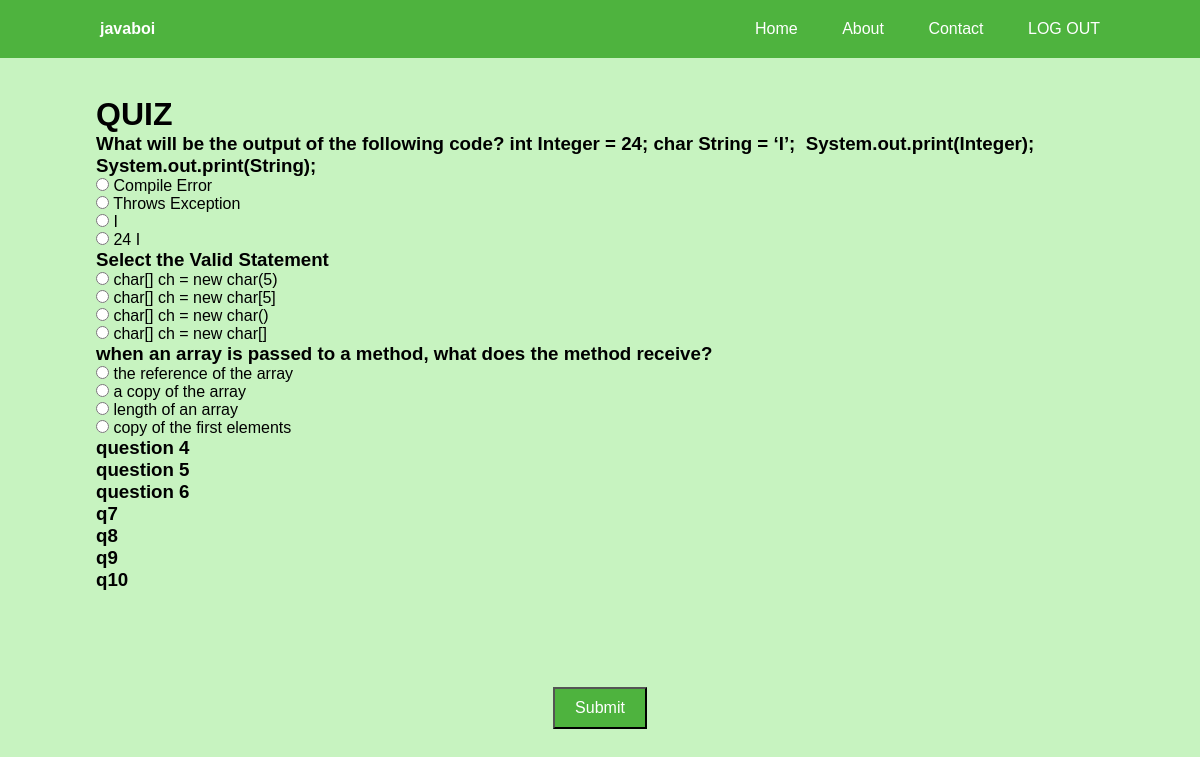
The app's page /quizz.php (signed in) with its own data.
### tables this page shows
CREATE TABLE `quizzes` (
  `question_id` int(11) NOT NULL,
  `quiz_id` int(11) NOT NULL,
  `question_text` text NOT NULL,
  `question_type` enum('multiple_choice','true_false','open_ended') NOT NULL,
  `correct_option` int(11) DEFAULT NULL
);

CREATE TABLE `options` (
  `option_id` int(11) NOT NULL,
  `question_id` int(11) NOT NULL,
  `option_text` text NOT NULL
);

### quizz.php (the view, shortened to what this page needs)
<DOCTYPE html>
<html lang="en">
<head>
<link rel="stylesheet" href="styles3.css">
</head>
<header>
        <h2 class="logo">javaboi</h2>
            <nav class="navigation"> <a href="#">Home</a>
                  <a href="#">About</a>
                  <a href="#">Contact</a>
                  <a href="login.html" class="btnlogout">LOG OUT</a>
             </nav>
   </header>
<body>
 <div class="QUIZ">
    <h1 class="title">QUIZ</h1>
    <form action="quiz_processor.php" method="post">
    <?php
    $db_host = "localhost";
    $db_username = "root";
    $db_password = "";
    $db_name = "javaboi";
    $db_connection = new mysqli($db_host, $db_username, $db_password, $db_name);
    $quiz_query = "SELECT * FROM quizzes LIMIT 10";
    $quiz_result = $db_connection->query($quiz_query);
    while ($quiz_row = $quiz_result->fetch_assoc()) {
        $question_id = $quiz_row['question_id'];
        $question_text = $quiz_row['question_text'];
        $options_query = "SELECT * FROM Options WHERE question_id = $question_id";
        $options_result = $db_connection->query($options_query);
        echo "<h3>$question_text</h3>";
        while ($option_row = $options_result->fetch_assoc()) {
            $option_id = $option_row['option_id'];
            $option_text = $option_row['option_text'];
            echo "<input type='radio' name='answers[$question_id]' value='$option_id'> $option_text<br>";
        }
    }
    ?>
 </div>
 <div style="text-align: center;">
    <input type="submit" value="Submit" style="font-size: 16px; padding: 10px 20px; background: #4EB33E; color:#fff;">
</div>
</body>
</html>

### styles3.css (style rules this page uses)
* { margin: 0; padding: 0; box-sizing: border-box; font-family: 'Poppins', sans-serif; }
header { position: fixed; top: 0; left: 0; width: 100%; padding: 20px 100px; background:#4EB33E; display: flex; justify-content: space-between; align-items: center; z-index: 99; }
.logo { font-size: 1em; color:#fff; user-select: none; }
.navigation a { position: relative; font-size: 1.0em; color:#fff; text-decoration: none; font-weight: 500; margin-left: 40px; }
.navigation a::after { content:''; position: absolute; left: 0; bottom: -6px; width: 100%; height: 3px; background: #fff; border-radius: 5px; transform: scaleX(0); transform-origin: right; transition: transform .5s; }
body { margin: 0; background-color: #C7F3C0; }
.QUIZ { padding: 6em; }

### records on screen
quizzes: question_text "What will be the output of the following code? int Integer = 24; char String = ‘I’; System.out.print(Integer); System.out.print(String);"
options: option_text "Compile Error"
options: option_text "Throws Exception"
options: option_text "I"
options: option_text "24 I"
quizzes: question_text "Select the Valid Statement"
options: option_text "char[] ch = new char(5)"
options: option_text "char[] ch = new char[5]"
options: option_text "char[] ch = new char()"
options: option_text "char[] ch = new char[]"
quizzes: question_text "when an array is passed to a method, what does the method receive?"
options: option_text "the reference of the array"
options: option_text "a copy of the array"
options: option_text "length of an array"
options: option_text "copy of the first elements"
quizzes: question_text "question 4"
quizzes: question_text "question 5"
quizzes: question_text "question 6"
quizzes: question_text "q7"
quizzes: question_text "q8"
quizzes: question_text "q9"
quizzes: question_text "q10"
